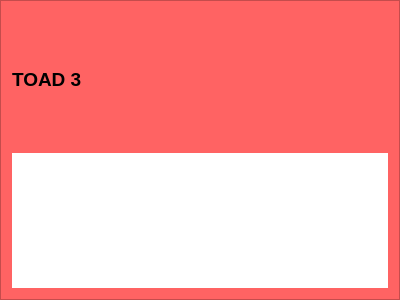
<?xml version="1.0" encoding="UTF-8"?>
<ui version="4.0">
 <class>toad_frame_3</class>
 <widget class="QFrame" name="toad_frame_3">
  <property name="geometry">
   <rect>
    <x>0</x>
    <y>0</y>
    <width>400</width>
    <height>300</height>
   </rect>
  </property>
  <property name="windowTitle">
   <string>Frame</string>
  </property>
  <property name="styleSheet">
   <string notr="true">background-color: rgb(255, 99, 99);</string>
  </property>
  <property name="frameShape">
   <enum>QFrame::StyledPanel</enum>
  </property>
  <property name="frameShadow">
   <enum>QFrame::Raised</enum>
  </property>
  <layout class="QVBoxLayout" name="verticalLayout">
   <item>
    <widget class="QLabel" name="title_label">
     <property name="font">
      <font>
       <pointsize>14</pointsize>
       <weight>75</weight>
       <bold>true</bold>
      </font>
     </property>
     <property name="text">
      <string>TOAD 3</string>
     </property>
    </widget>
   </item>
   <item>
    <widget class="toad_frame" name="widget">
     <property name="autoFillBackground">
      <bool>false</bool>
     </property>
     <property name="styleSheet">
      <string notr="true">background-color: rgb(255, 255, 255);</string>
     </property>
    </widget>
   </item>
  </layout>
 </widget>
 <customwidgets>
  <customwidget>
   <class>toad_frame</class>
   <extends>QFrame</extends>
   <header>toad_frame</header>
   <container>1</container>
  </customwidget>
 </customwidgets>
 <resources/>
 <connections/>
</ui>
